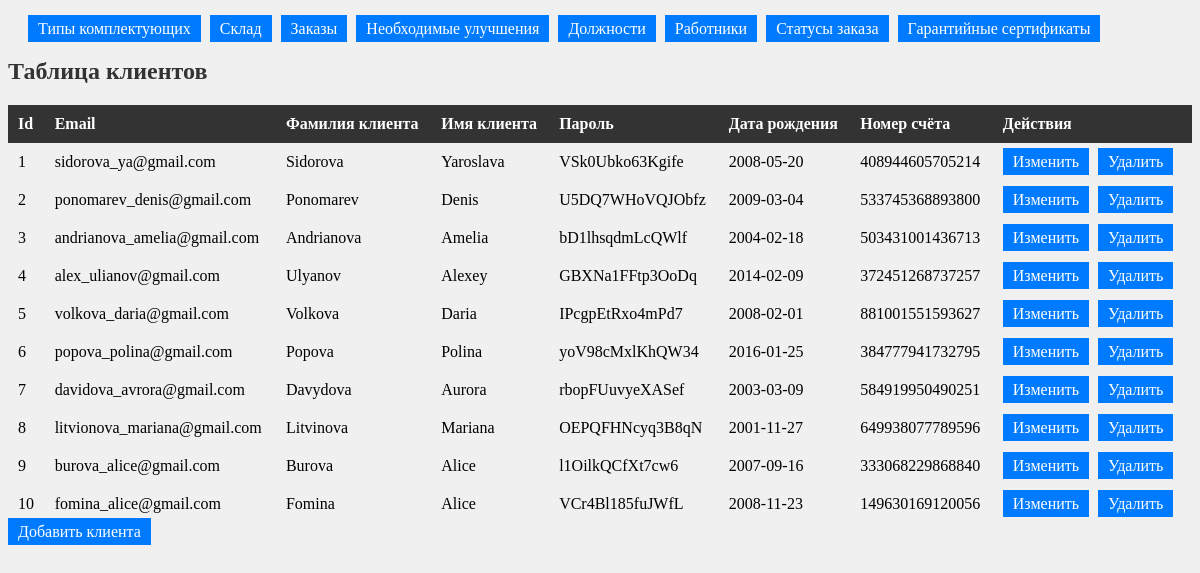
/server/php/tables/index_client.php, run on the app's committed database.
### tables this page shows
create table IF NOT EXISTS client (
  id_client int AUTO_INCREMENT,
  email varchar (60) NOT NULL,
  last_name varchar (50) NOT NULL,
  name varchar (50) NOT NULL,
  password varchar (256) NOT NULL,
  birth_date date NOT NULL,
  account_number varchar(15) NOT NULL,
  PRIMARY KEY (id_client)
);

### server/php/tables/index_client.php (the view, shortened to what this page needs)
<!DOCTYPE html>
<html lang="en">
<head>
    <link rel="stylesheet" href="../styles/styles.css">
</head>
<body>
    <div class="container">
        <div class="buttons">
            <a class='button' href="index_type.php">Типы комплектующих</a>
            <a class='button' href="index_stock.php">Склад</a>
            <a class='button' href="index.php">Заказы</a>
            <a class='button' href="index_improve.php">Необходимые улучшения</a>
            <a class='button' href="index_position.php">Должности</a>
            <a class='button' href="index_employee.php">Работники</a>
            <a class='button' href="index_order_status.php">Статусы заказа</a>
            <a class='button' href="index_warranty.php">Гарантийные сертификаты</a>
        </div>
        <h1>Таблица клиентов</h1>
        <table>
            <thead>
                <tr>
                    <th>Id</th>
                    <th>Email</th>
                    <th>Фамилия клиента</th>
                    <th>Имя клиента</th>
                    <th>Пароль</th>
                    <th>Дата рождения</th>
                    <th>Номер счёта</th>
                    <th>Действия</th>
                </tr>
            </thead>
            <tbody>
                <?php
                    include("../config.php");
                    $result = mysqli_query($conn, "SELECT * FROM client");
                    while($row = mysqli_fetch_array($result)){
                        echo "<tr>
                                <td>{$row['id_client']}</td>
                                <td>{$row['email']}</td>
                                <td>{$row['last_name']}</td>
                                <td>{$row['name']}</td>
                                <td>{$row['password']}</td>
                                <td>{$row['birth_date']}</td>
                                <td>{$row['account_number']}</td>
                                <td>
                                    <a class='button' href='../update/update_client.php?id={$row['id_client']}'>Изменить</a>
                                    <a class='button' href='../delete/delete_client.php?id={$row['id_client']}'>Удалить</a>
                                </td>
                            </tr>";
                    }
                ?>
            </tbody>
        </table>
    </div>
    <a class='button' href="../create/add_client.php">Добавить клиента</a>
</body>
</html>

### server/php/styles/styles.css (style rules this page uses)
div.buttons { margin: 20px; }
h1 { color: #333; font-size: 24px; }
table { width: 100%; border-collapse: collapse; margin-top: 20px; }
thead tr { background-color: #333; color: #fff; }
td, th { padding: 10px; text-align: left; }
.button { padding: 5px 10px; background-color: #007bff; color: #fff; text-decoration: none; border: none; margin-right: 5px; }

### data on the page
client: id_client "1", email "sidorova_ya@gmail.com", last_name "Sidorova", name "Yaroslava", password "VSk0Ubko63Kgife", birth_date "2008-05-20", account_number "408944605705214"
client: id_client "2", email "ponomarev_denis@gmail.com", last_name "Ponomarev", name "Denis", password "U5DQ7WHoVQJObfz", birth_date "2009-03-04", account_number "533745368893800"
client: id_client "3", email "andrianova_amelia@gmail.com", last_name "Andrianova", name "Amelia", password "bD1lhsqdmLcQWlf", birth_date "2004-02-18", account_number "503431001436713"
client: id_client "4", email "alex_ulianov@gmail.com", last_name "Ulyanov", name "Alexey", password "GBXNa1FFtp3OoDq", birth_date "2014-02-09", account_number "372451268737257"
client: id_client "5", email "volkova_daria@gmail.com", last_name "Volkova", name "Daria", password "IPcgpEtRxo4mPd7", birth_date "2008-02-01", account_number "881001551593627"
client: id_client "6", email "popova_polina@gmail.com", last_name "Popova", name "Polina", password "yoV98cMxlKhQW34", birth_date "2016-01-25", account_number "384777941732795"
client: id_client "7", email "davidova_avrora@gmail.com", last_name "Davydova", name "Aurora", password "rbopFUuvyeXASef", birth_date "2003-03-09", account_number "584919950490251"
client: id_client "8", email "litvionova_mariana@gmail.com", last_name "Litvinova", name "Mariana", password "OEPQFHNcyq3B8qN", birth_date "2001-11-27", account_number "649938077789596"
client: id_client "9", email "burova_alice@gmail.com", last_name "Burova", name "Alice", password "l1OilkQCfXt7cw6", birth_date "2007-09-16", account_number "333068229868840"
client: id_client "10", email "fomina_alice@gmail.com", last_name "Fomina", name "Alice", password "VCr4Bl185fuJWfL", birth_date "2008-11-23", account_number "149630169120056"
